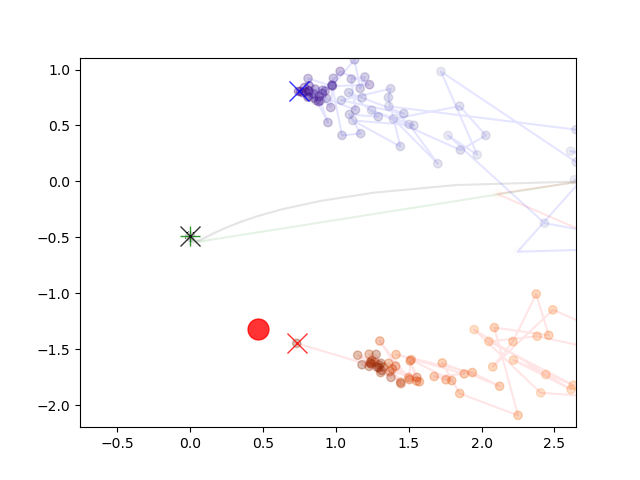
#> input picture code/figs/conv2.png, 640 x 480 px; its folder holds only this picture in this run
$ python -i pdg.py   (imports and definitions only)
#> lines starting #> are read from the running program, lines starting #| are printed output that depends on the picture
### code/utils.py
# [10 lines of commented-out code are left out]
from inspect import signature
from abc import ABCMeta

def dictwo(d1, delkeys):
    return {k:v for k,v in d1.items() if k not in delkeys }

""" https://stackoverflow.com/a/47431859
only flattens tuples,"""
# [11 lines left out: function flatten_tuples, not called in this run]

if False:
    t = ('a','b','c')
    list(flatten_tuples((t,(t,t)),0,1))

    list(flatten_tuples((1,(2,(3,(4,(5,6),4)))),-1))
    list(flatten_tuples((1,(2,(3,(4,(5,6),4)))),0,0))
    list(flatten_tuples((1,(2,(3,(4,(5,6),4)))),0,1))
    list(flatten_tuples((1,(2,(3,(4,(5,6),4)))),0,2))
    list(flatten_tuples((1,(2,(3,(4,(5,6),4)))),0,3))
    list(flatten_tuples((1,(2,(3,(4,(5,6),4)))),0,4))
    list(flatten_tuples((1,(2,(3,(4,(5,6),4)))),1,2))
    list(flatten_tuples((1,(2,(3,(4,(5,6),4)))),2,3))
    list(flatten_tuples((1,(2,(3,(4,(5,6),4)))),3,4))

# [5 lines left out: function tuple_depth, not called in this run]

class CopiedType(type):
    def __new__(meta, classname, bases, classDict):
        newClassDict = dict(classDict)
        # [5 lines of commented-out code are left out]

        found_dict = {}

        for b in bases:
            for funcname, func in b.__dict__.items():
                if funcname in classDict:
                    continue
                if found_dict.get(funcname,False):
                    del newClassDict[funcname]
                else:
                    newClassDict[funcname] = func

                found_dict[funcname] = True


        if 'PARAMS' in classDict:
            class_params = classDict['PARAMS']
            custom_init = None
            params = set(class_params)
            # firstArgs = {}
            # offset = 0

            if '__init__' in classDict:
                custom_init = classDict['__init__']
                old_init_params = signature(custom_init).parameters
                # offset = max((p for p in params if type(p) == int), default=-1)+1

                params |=  set(pn for pn,p in old_init_params.items() \
                    if p.kind == p.POSITIONAL_OR_KEYWORD or p.kind == p.KEYWORD_ONLY)

                # firstArgs = {pn:p for pn,p in old_init_params.items() \
                #     if (p.kind == p.POSITIONAL_OR_KEYWORD or p.kind == p.POSITIONAL_ONLY) \
                #     and p.default is p.empty }
                #
                # print(firstArgs)

            for b in bases:
                if '__init__' in b.__dict__:
                    base_init = b;
                    break

            def alterinit(self, *args, **kwargs):
                # [5 lines of commented-out code are left out]
                metap = {"debug"}

                if 'debug' in kwargs and 'print' in kwargs['debug']:
                    print('ARGS: ', args, '\nKWARGS:', kwargs)

                base_init.__init__(self, *args[:], **dictwo(kwargs, params | metap ))
                if custom_init:
                    custom_init(self, *args, **dictwo(kwargs,class_params | metap))

                for name in params:
                    if name in kwargs:
                        setattr(self, name, kwargs[name])

            alterinit.__name__ = '__init__'
            alterinit.__doc__ = '* BASE INIT: ' + base_init.__doc__
            if custom_init and custom_init.__doc__:
                alterinit.__doc__ += "\n\nCUSTOM INIT: " + custom_init.__doc__

            newClassDict['__init__'] = alterinit

        return type.__new__(meta, classname, bases, newClassDict)


class CopiedABC(CopiedType, ABCMeta): pass
### TESTS for CopiedType
# class A(set, metaclass=CopiedType):
#     # def __init__(self):
#     #     print("A init")
#     PARAMS = {"z", "x"}
#
#     def a(self, aval):
#         print(aval);
#
#     def __mul__(self, other):
#         return set((a,b) for b in other for a in self)
#
#
# A.__init__
#
# a = A( {0,1}, z = 3)
# b = A({0,2})

### code/rv.py
import itertools
import abc

import utils

class RV(abc.ABC):
    pass
    # @abc.abstractproperty
    # def vals(self):

class ConditionRequest(object, metaclass=utils.CopiedType):
    PARAMS = {"target", "given"}


class Variable(set, metaclass=utils.CopiedType):
    PARAMS = {'name', 'default_value'}

    def __init__(self, vals):
        # super init inserted by metaclass
        self._ordered_set = list(vals)
        self.structure = []
        self |= set(vals)

    # [21 lines left out: function product, not called in this run]

    def __and__(self, other):
        return Variable.product(self,other)
        # [12 lines of commented-out code are left out]

    def __ior__(self, other):
        newelts = [ o for o in other if not o in self._ordered_set ]
        self._ordered_set = self._ordered_set + newelts
        self.update(other)
        return self

    def __repr__(self):
        return "Var %s {%s}" % ( self.name if hasattr(self, 'name') else '', ', '.join(repr(v) for v in self.ordered) )

    # [4 lines left out: function copy, not called in this run]
    # with a variable V taking v, can write
    # V.v


    """ conditioning """
    def __or__(self, other):
        return ConditionRequest(target=self,given=other)

    # [21 lines left out: functions split, ordered, alph, not called in this run]
# V = Variable([3, 10, 2], name='V')
# (V*V).name
# α = β / γ

def binvar(name : str) -> Variable:
    nl = name.lower()
    return Variable([nl, "~"+nl], default_value=nl, name=name)

Unit = Variable('⋆', default_value='⋆', name='1')


class JointStructure:
    def __init__(self, all, *components ):
        self.joint = all
        self.components = components

    def __repr__(self):
        return f"Joint [{ ' '.join(v.name for v in self.components) }]"

    # [7 lines left out: function gen_cpts_for, not called in this run]

            # hasL = self.left.name in pdg.vars
            # hasR = self.right.name in pdg.vars
            #
            # if hasL:
            #     yield "π1", CPT.det(self.joint, self.left, {v: v[0] for v in self.joint})
            # if hasR:
            #     yield "π2", CPT.det(self.joint, self.right, {v: v[1] for v in self.joint})
            #
            # Maybe also: universal property
            # generate CPT going into joint for every pair
            # going into CPT, from any other variable.
            # TODO later

### code/pdg.py
# %load_ext autoreload
# %autoreload 2

# import pandas as pd
import numpy as np
import networkx as nx

import collections
from numbers import Number

# import utils
from utils import dictwo
from rv import Variable, ConditionRequest, Unit
from dist import RawJointDist as RJD, CPT #, Dist, CDist,
from dist import z_mult, zz1_div


class Labeler:
    # NAMES = ['p','q','r']

    def __init__(self):
        self._counter = 0
        # self._edge_specific_counts = {}

    def fresh(self, vfrom, vto, **ctxt):
        self._counter += 1
        return "p" + str(self._counter)

class PDG:
    # By default, use the base labeleler, which
    # just gives a fresh label by incrementing a counter.
    def __init__(self, labeler: Labeler = Labeler()):
        self.vars = {"1" : Unit } # varname => Variable
        self.edgedata = collections.defaultdict(dict)
            # { (nodefrom str, node to str, label) => { attribute dict } }
            # attributes: cpt, alpha, beta. context. (possible lambdas.). All optional.

        self.labeler = labeler
        self.graph = nx.MultiDiGraph()
        self.gamma = 1

        self._dist_repr = "atomic"

    """
    Custom string interpolation for interpreting PDG queries & command, making it
    easier to construct things and do work in the context of a PDG.
    Examples:
        M('AB')  replaces  Variable.product(M.vars['A'], M.vars['B'])

    Future:
        M('A B -> C')  returns  a β-combination of cpts.
        M('A B -> B C := ', P)  adds a matrix with the appropriate types,
            and any missing variables with the right # of elements, if they are msising.
    """
    # [39 lines left out: functions __call__, copy, not called in this run]


    @property
    def varlist(self):
        return self.getvarlist(self._dist_repr)

    # [4 lines left out: function getvarlist, not called in this run]

    @property
    def rawvarlist(self):
        return list(X for X in self.vars.values())

    # [9 lines left out: function atomic_vars, not called in this run]


    def getdshape(self, repr):
        return tuple(len(X) for X in self.getvarlist(repr))

    @property
    def dshape(self):
        return self.getdshape(self._dist_repr)

    # [65 lines left out: functions cpds, _get_edgekey, with_params, _apply_structure, _include_var, not called in this run]


    def _set_edge(self, nf: str, nt: str, l, **attr):
        edkey = self.graph.add_edge(nf,nt,l, **attr)
        self.edgedata[nf,nt,edkey] = self.graph.edges[nf,nt,edkey]


    def add_data(self, data, label=None):
        """ Include (collection of) (labeled) cpt(s) or variable(s) in this PDG.

        Adding a PDG itself computes a union; one can also add an individual
        cpt, or a variable, or a list or tuple of cpts.

        Can be given labels by
        >>> M: PDG  += "ℓ", p : CPT
        """

        if isinstance(data, PDG):
            for varname, var in data.vars.items():
                self._include_var(var,varname)

            for ftl, attr in data.edgedata.items():
                self._set_edge(*ftl, **attr)

        elif isinstance(data, CPT):
            self._include_var(data.nfrom)
            self._include_var(data.nto)
            # label = other.name if hasattr(other, 'name') else \
            #     self.labeler.fresh(other.nfrom,other.nto)

            self._set_edge(data.nfrom.name, data.nto.name, label, cpd=data)

        elif isinstance(data, Variable):
            vari = data.copy()
            if label and not hasattr(vari, 'name'):
                vari.name = label
            self._include_var(vari)

        elif type(data) in (tuple,list):
            for o in data:
                self.add_data(o, label)
        elif type(data) is dict:
            if 'from' in data and 'to' in data:
                X = data['from'], Y = data['to']
                if isinstance(X, Variable): XN = X.name
                if isinstance(Y,Variable):  YN = Y.name
            if 'cpd' in data:
                XN = data['cpd'].nfrom.name
                YN = data['cpd'].nto.name
            if 'label' in data:
                label = data['label']

            self._set_edge(XN, YN, label, **dictwo(data, ('from', 'to', 'label')))

        elif type(data) is str:
            idx1 = data.find('->')
            idx2 = data.find('(', idx1)
            idx3 = data.find(')', idx2)

            XN = data[0:idx1].strip()
            YN = data[idx1+2:idx2].strip()
            parens = data[idx2+1:idx3].strip()

            # [6 lines left out: function kv, not called in this run]

            print(kv(parens.split(';')[0]))
            self._set_edge(XN, YN, label, **(dict( kv(bit) for bit in parens.split(";")) if idx3 > idx2 else {}) )

        else:
            print("Warning: could not add data", data, "to PDG")
            return -1


    # [63 lines left out: functions __iadd__, __add__, __delitem__, __getitem__, not called in this run]
        # if (obj == )

    def __iter__(self):
        return self.edges("XYPαβ")

    """
    Examples:
        M.edges("X,Y,cpd,α,β")
        M.edges("XYLp")
        M.edges(['X', 'Y'])
    """
    # [306 lines left out: functions edges, matches, _build_fast_scorer, score, Inc, IDef and 1 more, not called in this run]
        # TODO: figure out how to compute this. Gradient descent, probably. Because convex.
        # TODO: another possibly nice thing: a way of testing if this is truly the minimum distribution. Will require some careful thought and new theory.


    def genΔ(self, kind=RJD.random, repr="atomic"):
        d = kind(self.getvarlist(repr))
        return d

    ##### OTHERS ##########
    # [114 lines left out: functions make_edge_mask, factor_product, iter_GS_beta, iter_GS_ordered, GS_step, standard_library, not called in this run]

    def draw(self):
        nx.draw_networkx(self.graph)

    # def random_consistent_dists():
    #     """ Algorithm:
    #     """
    #     pass


# from collections import frozenset as fz

class DistLibrary:
    # [7 lines left out: function __init__, not called in this run]

    def __getattr__(self, name):
        return getattr(View(self), name)
        # if name[0] == '_':
            # pass
        # return View(self).__getattr__(name)

    def __call__(self, *posspec, **kwspec):
        return View(self)(*posspec, **kwspec)


    # [15 lines left out: functions _validate, _prepare, not called in this run]

    def __setitem__(self, key, val):
        self.dists[frozenset(key)] = self._validate(val)

    #TODO: niciefy this
    # def __repr__(self):
    #     keystr = '; '.join(
    #         (str(s[0])+"="+str(s[1]) if isinstance(s,tuple) and len(s)==2 \
    #         else s) for s in self.dists.keys())
    #     return "<DistLib with keys {%s}>"%s

    def __pos__(self):
        return +View(self)

def _has2(v):
    return isinstance(v, tuple) and len(v) == 2
def _mixed2dict( mixed_selector, default ):
    return dict((x if _has2(x) else (x, default)) for x in mixed_selector)

import itertools
from inspect import getsource
class View:
    # [29 lines left out: functions __init__, _consist_from_lib, along, not called in this run]

    def filter(self, f):
        return View(self._lib, *self._sel, _filters=[*self._filters, f])

    # [4 lines left out: function μs, not called in this run]

    @property
    def matches(self):
        return (s for s,d in self)

    def without(self, tag, **kwargs):
        return self.filter(lambda taglist: tag not in _mixed2dict(taglist, ...))

    def set(self, dist):
        self._lib.dists[self._sel] = self._lib._validate(dist)


    def __iter__(self):
        for s,d in (self._cached if self._cached else self._consist_from_lib()):
            yield s,d

    # [54 lines left out: functions __pos__, __repr__, __getattr__, __call__, not called in this run]

    # Before uncommenting: either make underscores special, change
    # the constructor where things are initialized, or enable a flag after
    # construction.
    # def __setattr__(self, key, dist):
    #     self._lib[name, frozenset(*self._sel, key)] = dist

    # This doesn't work.
    # def __set__(self, obj, value):
    #     print("__set__ called with: ", self, obj, value)
    #     self._lib[self._sel] = value

>>> import cv2
>>> picture = cv2.imread('figs/conv2.png', cv2.IMREAD_GRAYSCALE)
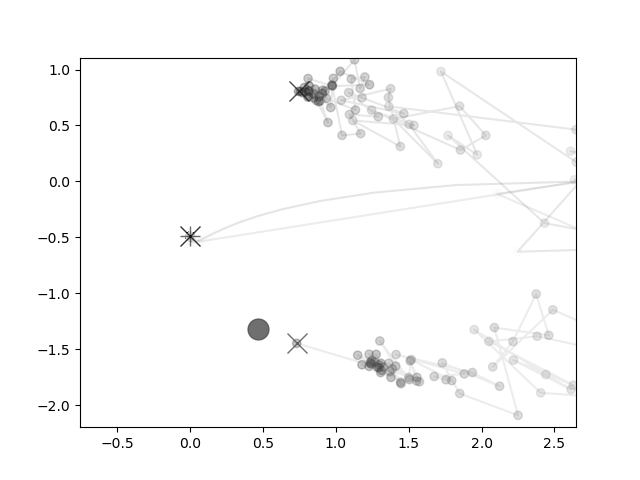
#> picture: shape (480, 640); min 0, max 255, mean 250.5
>>> result = PDG().add_data(picture)
#> (printed output is left out)
#> result = -1
